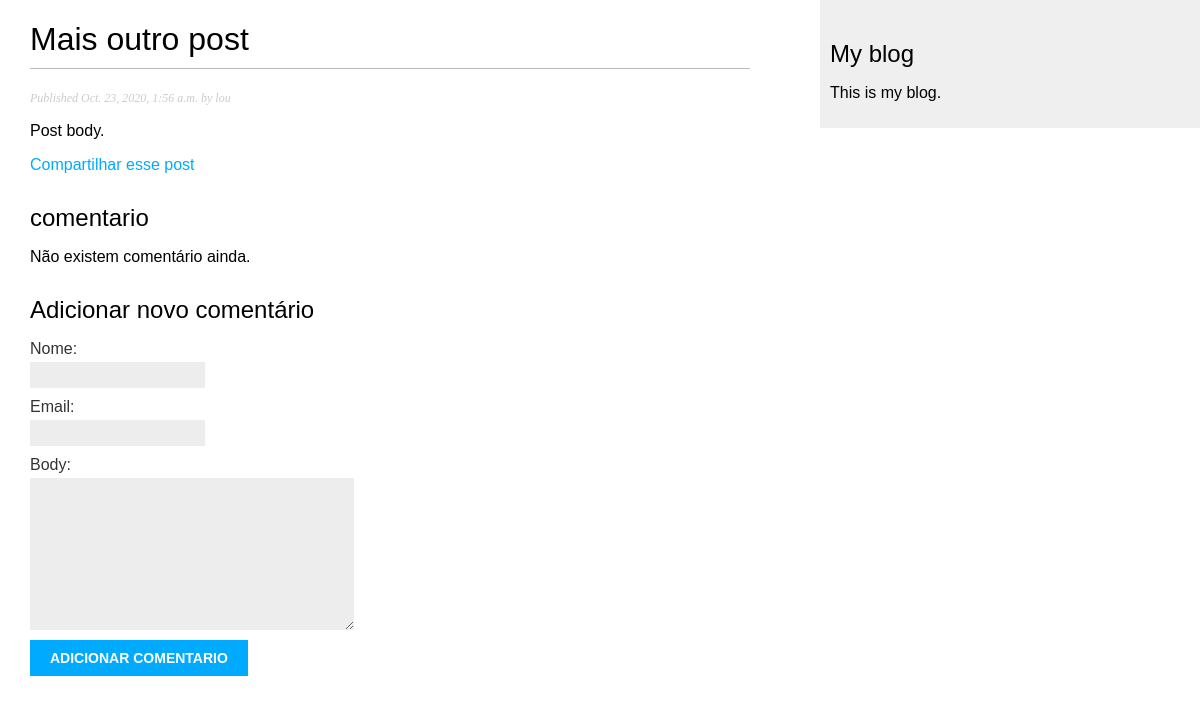
Page /blog_app/2020/10/23/mais-outro-post/ on the committed database.
### blog_app/models.py (models this page shows, shortened)
class Post(models.Model):
    ESCOLHA_STATUS = (
        ('rascunho', 'Rascunho'),
        ('publicado', 'Publicado'),
    )
    titulo = models.CharField(max_length=250) # ESSE CAMPO É PARA O TÍTULO DO POST
    slug = models.SlugField(max_length=250,   # ESSE CAMPO É PARA SER USADO NAS URLS.
                            unique_for_date='publicar') # SLUG É UM RÓTULO QUE CONTEM APENAS LETRAS, NÚMEROS ETC...
    autor = models.ForeignKey(User, # ESSE CAMPO DENIFE  RELAÇÃO many-to-one.
                            on_delete=models.CASCADE, # OU SEJA: CADA POST É ESCRITO POR APENAS UM USUÁRIO
                            related_name='blog_posts') # E UM USUÁRIO PODE ESCREVER QUALQUER NUMERO DE POSTS.
    body = models.TextField() # ESSE É  O CORPO DO POST. É UM CAMPO DE TEXT QUE É ENVIADO PARA A BASE DE DADOS SQL
    publicar = models.DateTimeField(default=timezone.now) # DateTimeField INDICA QUANDO FOI O POST
    criado = models.DateTimeField(auto_now_add=True) # INDICA QUANDO O POST FOI CRIADO
    atualizado = models.DateTimeField(auto_now=True) # INDICA A ULTIMA VEZ QUE O POST FOI ATUALIZADO
    status = models.CharField(max_length=10, # MOSTRA O STATUS DO POST
                                choices=ESCOLHA_STATUS,
                                default='rascunho')
    objetos = models.Manager() # MANAGER PADRÃO
    publicado = AdminPub() # MANAGER PERSONALIZADO
    class Meta: # ESSA CLASSE CONTÉM METADATA. DJANGO ORDENA OS RESULTADOS
        ordering = ('-publicar',) # PELO CAMPO DE PUBLICAÇÃO EM ORDEM DECRESCENTE

### blog_app/views.py (the view)
# urls.py: path('<int:year>/<int:month>/<int:day>/<slug:post>/',views.detalhe_post,name='detalhe_post'),
def detalhe_post(request, year, month, day, post):
    post = get_object_or_404(Post, slug= post,
                                   status='publicado',
                                   publicar__year=year,
                                   publicar__month=month,
                                   publicar__day=day)
    comentarios = post.comentarios.filter(ativo="True")
    novo_comentario = None
    if request.method == 'POST':
        comentario_form = ComentarioForm(data=request.POST)
        if comentario_form.is_valid():
            novo_comentario = comentario_form.save(commit=False)
            novo_comentario.post = post
            novo_comentario.save()
    else:
        comentario_form = ComentarioForm
    return render(request,'blog_app/post/detalhe.html',{'post': post,
                                                        'comentarios':comentarios,
                                                        'novo_comentario': novo_comentario,
                                                        'comentario_form': comentario_form})

### blog_app/templates/blog_app/post/detalhe.html (shortened to what this page needs)
{% extends "blog_app/base.html" %}
{% block content %}
<h1>{{ post.titulo }}</h1>
<p class="date">
  Published {{ post.publicar }} by {{ post.autor }}
</p>
{{ post.body|linebreaks }}
<p>
  <a href="{% url "blog_app:post_compartilhar" post.id %}">
    Compartilhar esse post
  </a>
</p>
{% with comments.count as total_comments %}
<h2>
{{ total_comments }} comentario {{ total_comments|pluralize }}
</h2>
{% endwith %}
{% for comentario in comentarios %}
<div class="comentario">
  <p class="info">
    Comentario {{ forloop.counter }} by {{ comentario.nome }}
    {{ comentario.criado }}
  </p>
  {{ comentario.body|linebreaks }}
</div>
{% empty %}
  <p>Não existem comentário ainda.</p>
{% endfor %}
{% if novo_comentario %}
  <h2>Seu comentário foi adicionado</h2>
{% else %}
  <h2>Adicionar novo comentário</h2>
  <form method="post">
    {{ comentario_form.as_p }}
    <p><input type="submit" value="Adicionar comentario" ></p>
  </form>
{% endif %}
{% endblock %}

### blog_app/static/blog_app/css/blog.css (style rules this page uses)
body { margin:0; padding:0; font-family:helvetica, sans-serif; }
a { color:#00abff; text-decoration:none; }
h1 { font-weight:normal; border-bottom:1px solid #bbb; padding:0 0 10px 0; }
h2 { font-weight:normal; margin:30px 0 0; }
p.date { color:#ccc; font-family: georgia, serif; font-size: 12px; font-style: italic; }
label { float:left; clear:both; color:#333; margin-bottom:4px; }
input, textarea { clear:both; float:left; margin:0 0 10px; background:#ededed; border:0; padding:6px 10px; font-size:12px; }
input[type=submit] { font-weight:bold; background:#00abff; color:#fff; padding:10px 20px; font-size:14px; text-transform:uppercase; }

### rows in the picture
Post: titulo "Mais outro post", publicar "Oct. 23, 2020, 1:56 a.m.", autor "lou", body "Post body."
